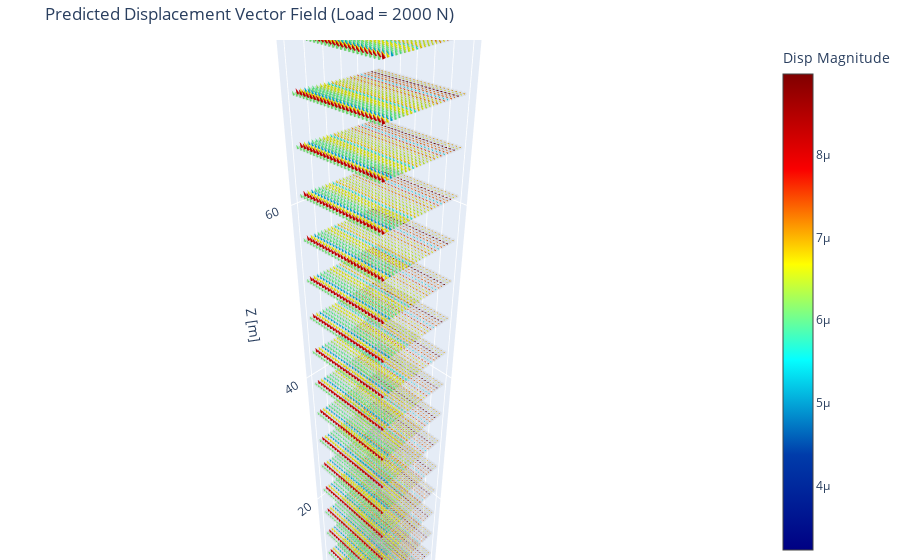

The notebook cell saved with this chart:
### Code cell
import plotly.graph_objects as go
import numpy as np

# --- Plotlyによる3Dベクトル場の可視化 ---

# 1. データの取り出し (PyVista形式 -> Numpy形式)
# ugrid は直前のセルで作成されている前提です
points = ugrid.points   # 座標 (N, 3)
vectors = disp_pred     # 変位ベクトル (N, 3)

# 2. データの間引き設定（任意）
# 点数が非常に多い場合（例: 数万点以上）、ブラウザ動作が重くなるため間引くことを推奨します。
# 今回のグリッド(24^3 ≈ 1.3万点)程度なら skip=1 (全点) でも動きますが、重ければ 2 にしてください。
skip = 1 
p_sub = points[::skip]
v_sub = vectors[::skip]

# 3. ベクトル場（矢印）の作成: go.Cone を使用
# PyVistaの mag=10 (倍率) のような見た目の調整は sizeref で行います。
# PlotlyのConeは自動でベクトルの大きさを色とサイズに反映します。
cone_trace = go.Cone(
    x=p_sub[:, 0],
    y=p_sub[:, 1],
    z=p_sub[:, 2],
    u=v_sub[:, 0],
    v=v_sub[:, 1],
    w=v_sub[:, 2],
    colorscale='Jet',
    sizemode="scaled",
    sizeref=0.5,   # 矢印の全体スケール調整（値が小さいほど矢印が大きくなります）
    showscale=True,
    colorbar=dict(title="Disp Magnitude"),
    opacity=1.0
)

# 4. グリッド構造の可視化（薄い点群として表示）
# PyVistaの opacity=0.2, show_edges=True の代替として点群を配置します
scatter_trace = go.Scatter3d(
    x=p_sub[:, 0],
    y=p_sub[:, 1],
    z=p_sub[:, 2],
    mode='markers',
    marker=dict(
        size=1.5,
        color='gray',
        opacity=0.1  # 薄く表示して背景にする
    ),
    showlegend=False,
    hoverinfo='skip' # グリッド点へのホバー情報は省略
)

# 5. レイアウト設定
layout = go.Layout(
    title=f"Predicted Displacement Vector Field (Load = {int(any_load_N)} N)",
    scene=dict(
        xaxis_title='X [m]',
        yaxis_title='Y [m]',
        zaxis_title='Z [m]',
        aspectmode='data', # 実際の物理座標のアスペクト比を維持
        camera=dict(
            eye=dict(x=1.5, y=1.5, z=1.5) # カメラの初期位置
        )
    ),
    margin=dict(l=0, r=0, b=0, t=40)
)

# 6. 描画実行
fig = go.Figure(data=[scatter_trace, cone_trace], layout=layout)
fig.show()

### Figure 1 — Plotly figure (JSON) as saved in the notebook; plotly's stock layout.template omitted (floating-point values rounded to 4 significant figures; data arrays with more than 128 entries replaced by an {"elided": "..."} marker saying what was removed)
{"data": [{"hoverinfo": "skip", "marker": {"color": "gray", "opacity": 0.1, "size": 1.5}, "mode": "markers", "showlegend": false, "type": "scatter3d", "x": {"elided": "13824 float values"}, "y": {"elided": "13824 float values"}, "z": {"elided": "13824 float values"}}, {"colorbar": {"title": {"text": "Disp Magnitude"}}, "colorscale": [[0, "rgb(0,0,131)"], [0.2, "rgb(0,60,170)"], [0.4, "rgb(5,255,255)"], [0.6, "rgb(255,255,0)"], [0.8, "rgb(250,0,0)"], [1, "rgb(128,0,0)"]], "opacity": 1, "showscale": true, "sizemode": "scaled", "sizeref": 0.5, "type": "cone", "u": {"elided": "13824 float values"}, "v": {"elided": "13824 float values"}, "w": {"elided": "13824 float values"}, "x": {"elided": "13824 float values"}, "y": {"elided": "13824 float values"}, "z": {"elided": "13824 float values"}}], "layout": {"margin": {"b": 0, "l": 0, "r": 0, "t": 40}, "scene": {"aspectmode": "data", "camera": {"eye": {"x": 1.5, "y": 1.5, "z": 1.5}}, "xaxis": {"title": {"text": "X [m]"}}, "yaxis": {"title": {"text": "Y [m]"}}, "zaxis": {"title": {"text": "Z [m]"}}}, "title": {"text": "Predicted Displacement Vector Field (Load = 2000 N)"}}}
